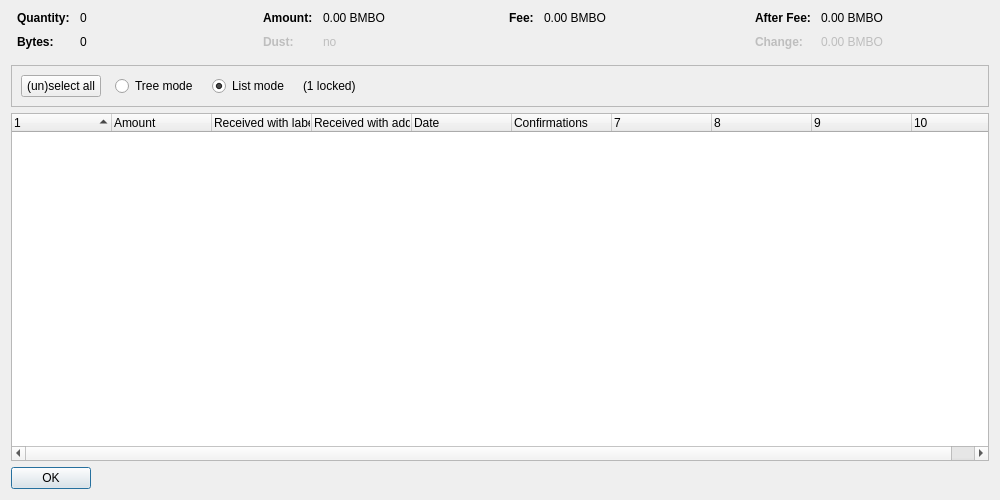
<?xml version="1.0" encoding="UTF-8"?>
<ui version="4.0">
 <class>CoinControlDialog</class>
 <widget class="QDialog" name="CoinControlDialog">
  <property name="geometry">
   <rect>
    <x>0</x>
    <y>0</y>
    <width>1000</width>
    <height>500</height>
   </rect>
  </property>
  <property name="windowTitle">
   <string>Coin Selection</string>
  </property>
  <layout class="QVBoxLayout" name="verticalLayout">
   <item>
    <layout class="QHBoxLayout" name="horizontalLayoutTop" stretch="0,0,0,0">
     <property name="topMargin">
      <number>0</number>
     </property>
     <property name="bottomMargin">
      <number>10</number>
     </property>
     <item>
      <layout class="QFormLayout" name="formLayoutCoinControl1">
       <property name="horizontalSpacing">
        <number>10</number>
       </property>
       <property name="verticalSpacing">
        <number>10</number>
       </property>
       <property name="leftMargin">
        <number>6</number>
       </property>
       <property name="rightMargin">
        <number>6</number>
       </property>
       <item row="0" column="0">
        <widget class="QLabel" name="labelCoinControlQuantityText">
         <property name="font">
          <font>
           <weight>75</weight>
           <bold>true</bold>
          </font>
         </property>
         <property name="text">
          <string>Quantity:</string>
         </property>
        </widget>
       </item>
       <item row="0" column="1">
        <widget class="QLabel" name="labelCoinControlQuantity">
         <property name="cursor">
          <cursorShape>IBeamCursor</cursorShape>
         </property>
         <property name="contextMenuPolicy">
          <enum>Qt::ActionsContextMenu</enum>
         </property>
         <property name="text">
          <string notr="true">0</string>
         </property>
         <property name="textInteractionFlags">
          <set>Qt::LinksAccessibleByMouse|Qt::TextSelectableByKeyboard|Qt::TextSelectableByMouse</set>
         </property>
        </widget>
       </item>
       <item row="1" column="0">
        <widget class="QLabel" name="labelCoinControlBytesText">
         <property name="font">
          <font>
           <weight>75</weight>
           <bold>true</bold>
          </font>
         </property>
         <property name="text">
          <string>Bytes:</string>
         </property>
        </widget>
       </item>
       <item row="1" column="1">
        <widget class="QLabel" name="labelCoinControlBytes">
         <property name="cursor">
          <cursorShape>IBeamCursor</cursorShape>
         </property>
         <property name="contextMenuPolicy">
          <enum>Qt::ActionsContextMenu</enum>
         </property>
         <property name="text">
          <string notr="true">0</string>
         </property>
         <property name="textInteractionFlags">
          <set>Qt::LinksAccessibleByMouse|Qt::TextSelectableByKeyboard|Qt::TextSelectableByMouse</set>
         </property>
        </widget>
       </item>
      </layout>
     </item>
     <item>
      <layout class="QFormLayout" name="formLayoutCoinControl2">
       <property name="horizontalSpacing">
        <number>10</number>
       </property>
       <property name="verticalSpacing">
        <number>10</number>
       </property>
       <property name="leftMargin">
        <number>6</number>
       </property>
       <property name="rightMargin">
        <number>6</number>
       </property>
       <item row="0" column="0">
        <widget class="QLabel" name="labelCoinControlAmountText">
         <property name="font">
          <font>
           <weight>75</weight>
           <bold>true</bold>
          </font>
         </property>
         <property name="text">
          <string>Amount:</string>
         </property>
        </widget>
       </item>
       <item row="0" column="1">
        <widget class="QLabel" name="labelCoinControlAmount">
         <property name="cursor">
          <cursorShape>IBeamCursor</cursorShape>
         </property>
         <property name="contextMenuPolicy">
          <enum>Qt::ActionsContextMenu</enum>
         </property>
         <property name="text">
          <string notr="true">0.00 BMBO</string>
         </property>
         <property name="textInteractionFlags">
          <set>Qt::LinksAccessibleByMouse|Qt::TextSelectableByKeyboard|Qt::TextSelectableByMouse</set>
         </property>
        </widget>
       </item>
       <item row="1" column="0">
        <widget class="QLabel" name="labelCoinControlLowOutputText">
         <property name="enabled">
          <bool>false</bool>
         </property>
         <property name="font">
          <font>
           <weight>75</weight>
           <bold>true</bold>
          </font>
         </property>
         <property name="text">
          <string>Dust:</string>
         </property>
        </widget>
       </item>
       <item row="1" column="1">
        <widget class="QLabel" name="labelCoinControlLowOutput">
         <property name="enabled">
          <bool>false</bool>
         </property>
         <property name="cursor">
          <cursorShape>IBeamCursor</cursorShape>
         </property>
         <property name="contextMenuPolicy">
          <enum>Qt::ActionsContextMenu</enum>
         </property>
         <property name="text">
          <string notr="true">no</string>
         </property>
         <property name="textInteractionFlags">
          <set>Qt::LinksAccessibleByMouse|Qt::TextSelectableByKeyboard|Qt::TextSelectableByMouse</set>
         </property>
        </widget>
       </item>
      </layout>
     </item>
     <item>
      <layout class="QFormLayout" name="formLayoutCoinControl3">
       <property name="horizontalSpacing">
        <number>10</number>
       </property>
       <property name="verticalSpacing">
        <number>10</number>
       </property>
       <property name="leftMargin">
        <number>6</number>
       </property>
       <property name="rightMargin">
        <number>6</number>
       </property>
       <item row="0" column="0">
        <widget class="QLabel" name="labelCoinControlFeeText">
         <property name="font">
          <font>
           <weight>75</weight>
           <bold>true</bold>
          </font>
         </property>
         <property name="text">
          <string>Fee:</string>
         </property>
        </widget>
       </item>
       <item row="0" column="1">
        <widget class="QLabel" name="labelCoinControlFee">
         <property name="cursor">
          <cursorShape>IBeamCursor</cursorShape>
         </property>
         <property name="contextMenuPolicy">
          <enum>Qt::ActionsContextMenu</enum>
         </property>
         <property name="text">
          <string notr="true">0.00 BMBO</string>
         </property>
         <property name="textInteractionFlags">
          <set>Qt::LinksAccessibleByMouse|Qt::TextSelectableByKeyboard|Qt::TextSelectableByMouse</set>
         </property>
        </widget>
       </item>
      </layout>
     </item>
     <item>
      <layout class="QFormLayout" name="formLayoutCoinControl4">
       <property name="horizontalSpacing">
        <number>10</number>
       </property>
       <property name="verticalSpacing">
        <number>10</number>
       </property>
       <property name="leftMargin">
        <number>6</number>
       </property>
       <property name="rightMargin">
        <number>6</number>
       </property>
       <item row="0" column="0">
        <widget class="QLabel" name="labelCoinControlAfterFeeText">
         <property name="font">
          <font>
           <weight>75</weight>
           <bold>true</bold>
          </font>
         </property>
         <property name="text">
          <string>After Fee:</string>
         </property>
        </widget>
       </item>
       <item row="0" column="1">
        <widget class="QLabel" name="labelCoinControlAfterFee">
         <property name="cursor">
          <cursorShape>IBeamCursor</cursorShape>
         </property>
         <property name="contextMenuPolicy">
          <enum>Qt::ActionsContextMenu</enum>
         </property>
         <property name="text">
          <string notr="true">0.00 BMBO</string>
         </property>
         <property name="textInteractionFlags">
          <set>Qt::LinksAccessibleByMouse|Qt::TextSelectableByKeyboard|Qt::TextSelectableByMouse</set>
         </property>
        </widget>
       </item>
       <item row="1" column="0">
        <widget class="QLabel" name="labelCoinControlChangeText">
         <property name="enabled">
          <bool>false</bool>
         </property>
         <property name="font">
          <font>
           <weight>75</weight>
           <bold>true</bold>
          </font>
         </property>
         <property name="text">
          <string>Change:</string>
         </property>
        </widget>
       </item>
       <item row="1" column="1">
        <widget class="QLabel" name="labelCoinControlChange">
         <property name="enabled">
          <bool>false</bool>
         </property>
         <property name="cursor">
          <cursorShape>IBeamCursor</cursorShape>
         </property>
         <property name="contextMenuPolicy">
          <enum>Qt::ActionsContextMenu</enum>
         </property>
         <property name="text">
          <string notr="true">0.00 BMBO</string>
         </property>
         <property name="textInteractionFlags">
          <set>Qt::LinksAccessibleByMouse|Qt::TextSelectableByKeyboard|Qt::TextSelectableByMouse</set>
         </property>
        </widget>
       </item>
      </layout>
     </item>
    </layout>
   </item>
   <item>
    <widget class="QFrame" name="frame">
     <property name="minimumSize">
      <size>
       <width>0</width>
       <height>40</height>
      </size>
     </property>
     <property name="frameShape">
      <enum>QFrame::StyledPanel</enum>
     </property>
     <property name="frameShadow">
      <enum>QFrame::Sunken</enum>
     </property>
     <layout class="QHBoxLayout" name="horizontalLayout">
      <item>
       <layout class="QHBoxLayout" name="horizontalLayoutPanel" stretch="0,0,0,0,0">
        <property name="spacing">
         <number>14</number>
        </property>
        <item>
         <widget class="QPushButton" name="pushButtonSelectAll">
          <property name="sizePolicy">
           <sizepolicy hsizetype="Maximum" vsizetype="Fixed">
            <horstretch>0</horstretch>
            <verstretch>0</verstretch>
           </sizepolicy>
          </property>
          <property name="text">
           <string>(un)select all</string>
          </property>
          <property name="autoDefault">
           <bool>false</bool>
          </property>
         </widget>
        </item>
        <item>
         <widget class="QRadioButton" name="radioTreeMode">
          <property name="sizePolicy">
           <sizepolicy hsizetype="Maximum" vsizetype="Fixed">
            <horstretch>0</horstretch>
            <verstretch>0</verstretch>
           </sizepolicy>
          </property>
          <property name="text">
           <string>Tree mode</string>
          </property>
         </widget>
        </item>
        <item>
         <widget class="QRadioButton" name="radioListMode">
          <property name="sizePolicy">
           <sizepolicy hsizetype="Maximum" vsizetype="Fixed">
            <horstretch>0</horstretch>
            <verstretch>0</verstretch>
           </sizepolicy>
          </property>
          <property name="text">
           <string>List mode</string>
          </property>
          <property name="checked">
           <bool>true</bool>
          </property>
         </widget>
        </item>
        <item>
         <widget class="QLabel" name="labelLocked">
          <property name="text">
           <string notr="true">(1 locked)</string>
          </property>
         </widget>
        </item>
        <item>
         <spacer name="horizontalSpacer">
          <property name="orientation">
           <enum>Qt::Horizontal</enum>
          </property>
          <property name="sizeHint" stdset="0">
           <size>
            <width>40</width>
            <height>20</height>
           </size>
          </property>
         </spacer>
        </item>
       </layout>
      </item>
     </layout>
    </widget>
   </item>
   <item>
    <widget class="CoinControlTreeWidget" name="treeWidget">
     <property name="contextMenuPolicy">
      <enum>Qt::CustomContextMenu</enum>
     </property>
     <property name="sortingEnabled">
      <bool>false</bool>
     </property>
     <property name="columnCount">
      <number>10</number>
     </property>
     <attribute name="headerShowSortIndicator" stdset="0">
      <bool>true</bool>
     </attribute>
     <attribute name="headerStretchLastSection">
      <bool>false</bool>
     </attribute>
     <column>
      <property name="text">
       <string/>
      </property>
     </column>
     <column>
      <property name="text">
       <string>Amount</string>
      </property>
     </column>
     <column>
      <property name="text">
       <string>Received with label</string>
      </property>
     </column>
     <column>
      <property name="text">
       <string>Received with address</string>
      </property>
     </column>
     <column>
      <property name="text">
       <string>Date</string>
      </property>
     </column>
     <column>
      <property name="text">
       <string>Confirmations</string>
      </property>
      <property name="toolTip">
       <string>Confirmed</string>
      </property>
     </column>
     <column>
      <property name="text">
       <string/>
      </property>
     </column>
     <column>
      <property name="text">
       <string/>
      </property>
     </column>
     <column>
      <property name="text">
       <string/>
      </property>
     </column>
     <column>
      <property name="text">
       <string/>
      </property>
     </column>
    </widget>
   </item>
   <item>
    <widget class="QDialogButtonBox" name="buttonBox">
     <property name="sizePolicy">
      <sizepolicy hsizetype="Maximum" vsizetype="Fixed">
       <horstretch>0</horstretch>
       <verstretch>0</verstretch>
      </sizepolicy>
     </property>
     <property name="orientation">
      <enum>Qt::Horizontal</enum>
     </property>
     <property name="standardButtons">
      <set>QDialogButtonBox::Ok</set>
     </property>
    </widget>
   </item>
  </layout>
 </widget>
 <customwidgets>
  <customwidget>
   <class>CoinControlTreeWidget</class>
   <extends>QTreeWidget</extends>
   <header>qt/coincontroltreewidget.h</header>
  </customwidget>
 </customwidgets>
 <resources/>
 <connections/>
</ui>
